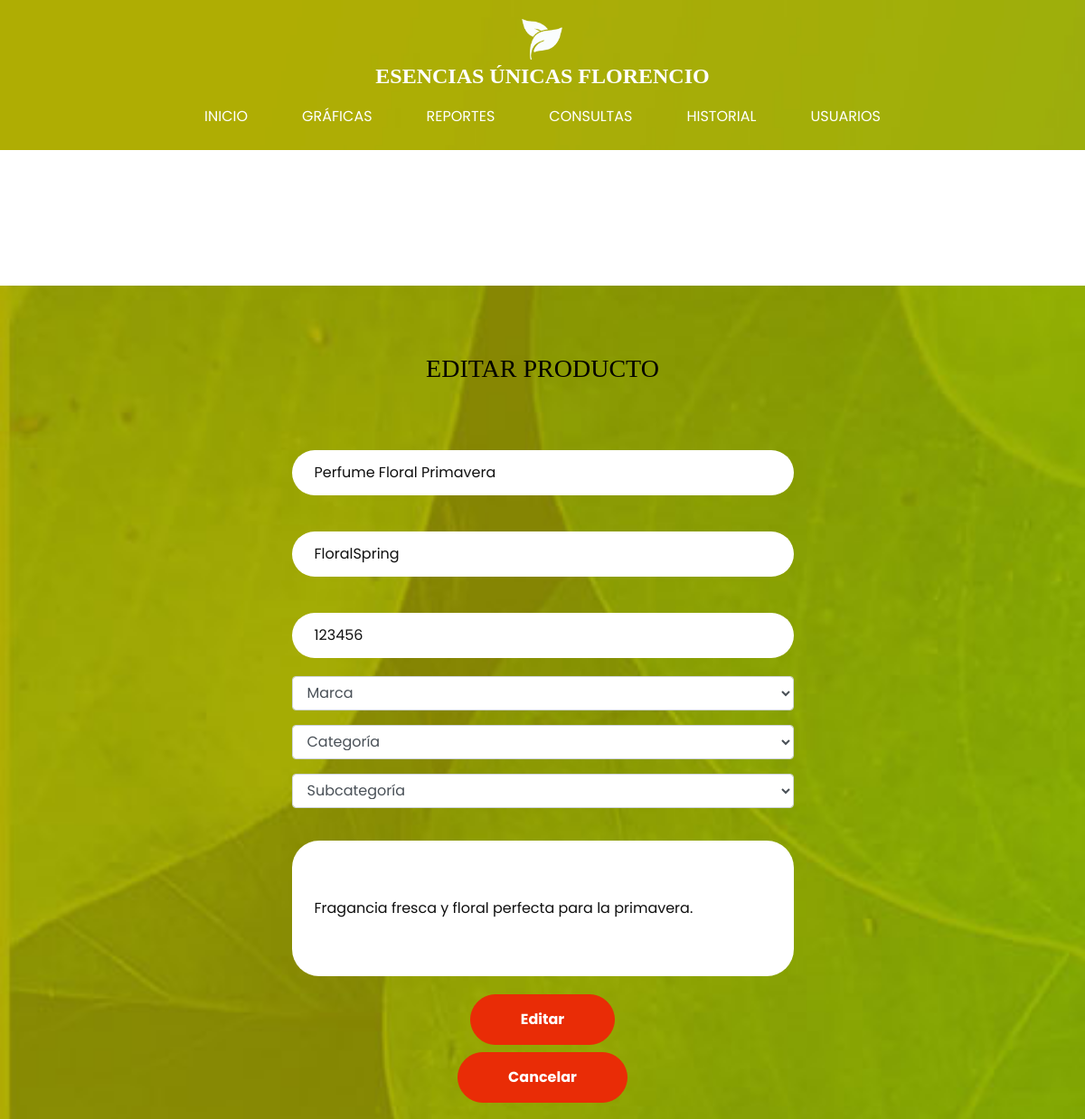
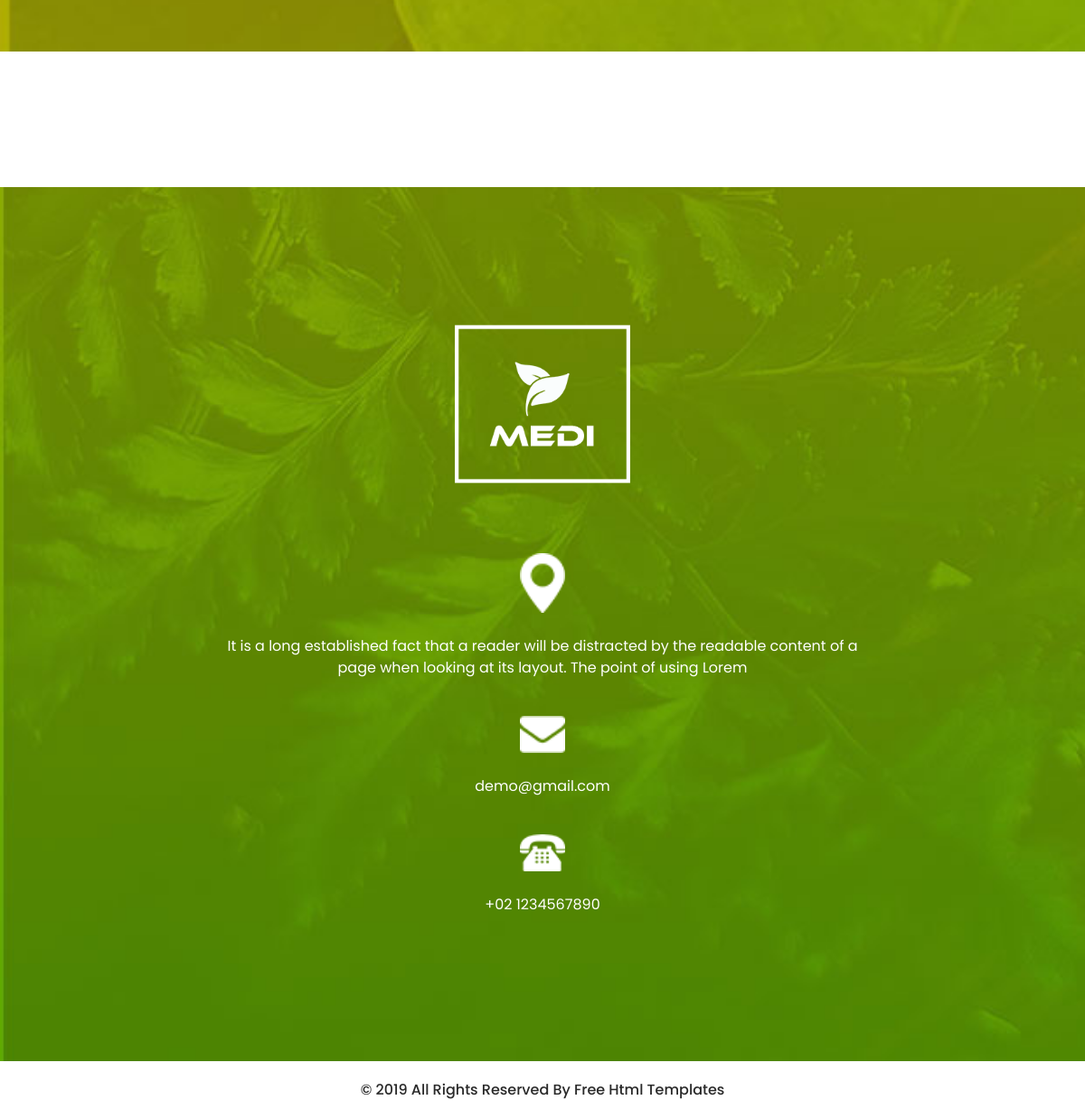
Page /verProducto.php?id=1 on the committed database (2 pictures, top to bottom).
### tables this page shows
CREATE TABLE `productos_t` (
  `ID_PD` int(11) NOT NULL,
  `NOMBRE_PD` varchar(200) DEFAULT NULL,
  `NOMBRE_INTERNO_PD` varchar(200) DEFAULT NULL,
  `DESCRIPCION_PD` varchar(500) DEFAULT NULL,
  `SKU_PD` int(11) DEFAULT NULL,
  `MARCAS_PD` int(11) DEFAULT NULL,
  `CATEGORIA_PD` int(11) DEFAULT NULL,
  `SUBCATEGORIA_PD` int(11) DEFAULT NULL,
  `PRECIO_PD` double DEFAULT NULL,
  `FECHA_ALTA_PD` datetime DEFAULT NULL,
  `ESTATUS_PD` int(11) DEFAULT NULL
);

### verProducto.php (the view, shortened to what this page needs)
<!DOCTYPE html>
<html>
<head>
  <link rel="stylesheet" type="text/css"
    href="https://cdnjs.cloudflare.com/ajax/libs/OwlCarousel2/2.1.3/assets/owl.carousel.min.css" />
  <link rel="stylesheet" type="text/css" href="css/bootstrap.css" />
  <link href="css/style.css" rel="stylesheet" />
  <link href="css/responsive.css" rel="stylesheet" />
</head>
<body class="sub_page">
    <?php
        include 'conn.php';
        $id = $_GET['id'];
        $sql = "SELECT ID_PD, NOMBRE_PD, NOMBRE_INTERNO_PD, MARCAS_PD, DESCRIPCION_PD, SKU_PD FROM PRODUCTOS_T WHERE ID_PD = $id AND ESTATUS_PD = 1";
        $resultado = mysqli_fetch_assoc(mysqli_query($conn, $sql));
    ?>
  <div class="hero_area">
    <header class="header_section">
      <div class="container-fluid">
        <nav class="navbar navbar-expand-lg custom_nav-container pt-3">
          <a class="navbar-brand" href="index.html">
            <img src="images/logo.png" alt="" />
            <span>
              Esencias Únicas Florencio
            </span>
          </a>
          <div class="collapse navbar-collapse" id="navbarSupportedContent">
            <div class="d-flex ml-auto flex-column flex-lg-row align-items-center">
              <ul class="navbar-nav  ">
                <li class="nav-item active">
                  <a class="nav-link" href="inicio.php">Inicio <span class="sr-only">(current)</span></a>
                </li>
                <li class="nav-item">
                  <a class="nav-link" href="graficas.php"> Gráficas </a>
                </li>
                <li class="nav-item">
                  <a class="nav-link" href="reportes.php"> Reportes </a>
                </li>
                <li class="nav-item">
                  <a class="nav-link" href="consultas.php"> Consultas </a>
                </li>
                <li class="nav-item">
                  <a class="nav-link" href="historial.php"> Historial </a>
                </li>
                <li class="nav-item">
                  <a class="nav-link" href="usuarios.php">Usuarios</a>
                </li>
              </ul>
            </div>
          </div>
        </nav>
      </div>
    </header>
  </div>
  <section class="product_section layout_padding">
    </section>
    <section class="contact_section layout_padding">
      <div class="custom_heading-container">
        <h3 class="text-center " style="color: black;">
          EDITAR PRODUCTO
        </h3>
      </div>
      <div class="container layout_padding2-top">
        <div class="row">
          <div class="col-md-6 mx-auto">
            <form action="" method="POST">
            <div>
                <input id="txtNombre" name="txtNombre" type="text" placeholder="Nombre" value="<?php echo "{$resultado['NOMBRE_PD']}";?>">
              </div>
              <div>
                <input id="txtNombreInterno" name="txtNombreInterno" type="text" placeholder="Nombre interno" value="<?php echo "{$resultado['NOMBRE_INTERNO_PD']}";?>">
              </div>
              <div>
                <input id="txtSku" name="txtSku" type="text" placeholder="SKU" value="<?php echo "{$resultado['SKU_PD']}";?>">
              </div>
              <div>
                <select id="txtMarca" name="txtMarca" class="form-control mb-3">
                  <option value="" disabled selected>Marca</option>
                </select>
              </div>
              <div>
                <select id="txtCategoria" name="txtCategoria" class="form-control mb-3">
                  <option value="" disabled selected>Categoría</option>
                </select>
              </div>
              <div>
                <select id="txtSubcategoria" name="txtSubcategoria" class="form-control mb-3">
                  <option value="" disabled selected>Subcategoría</option>
                </select>
              </div>
              <div>
                <input id="txtDescripcion" name="txtDescripcion" type="text" class="message-box" placeholder="Descripción" value="<?php echo "{$resultado['DESCRIPCION_PD']}";?>">
              </div>
              <div class="d-flex justify-content-center mb-2">
                <button type="submit" id="btnAgregar" name="btnAgregar">
                  Editar
                </button>
              </div>
              <div class="d-flex justify-content-center ">
                <button type="submit" id="btnCancelar" name="btnCancelar">
                  Cancelar
                </button>
              </div>
            </form>
          </div>
        </div>
      </div>
    </section>
    <section class="product_section layout_padding">
    </section>
    <?php
      include 'footer.php'
    ?>
</body>
</html>

### css/style.css (style rules this page uses)
h1, h2, h3 { font-family: "Ethnocentric"; }
body { font-family: "poppins", sans-serif; color: #101010; background-color: #ffffff; }
.layout_padding { padding: 75px 0; }
.layout_padding2-top { padding-top: 45px; }
.hero_area { height: 98vh; background-image: url(../images/hero.jpg); background-size: cover; background-attachment: fixed; }
.sub_page .hero_area { height: auto; }
.header_section .container-fluid { padding-right: 25px; padding-left: 25px; }
.custom_nav-container.navbar-expand-lg .navbar-nav .nav-link { padding: 10px 30px; color: #ffffff; text-align: center; text-transform: uppercase; }
a, a:hover, a:focus { text-decoration: none; }
.navbar-brand, .navbar-brand:hover { text-transform: uppercase; font-weight: bold; font-size: 24px; color: #fafcfd; }
.navbar-brand { display: -webkit-box; display: -ms-flexbox; display: flex; -webkit-box-align: center; -ms-flex-align: center; align-items: center; -webkit-box-orient: vertical; -webkit-box-direction: normal; -ms-flex-direction: column; flex-direction: column; align-items: center; margin-right: 0; }
.navbar-brand img { width: 45px; }
.navbar-brand span { font-size: 24px; font-weight: 700; color: #ffffff; font-family: "Ethnocentric"; }
.custom_nav-container { z-index: 99999; padding: 15px 0; -webkit-box-orient: vertical; -webkit-box-direction: normal; -ms-flex-direction: column; flex-direction: column; -webkit-box-align: center; -ms-flex-align: center; align-items: center; }
.contact_section { color: #fff; background: url(../images/contact-bg.jpg); background-size: cover; background-repeat: no-repeat; background-attachment: fixed; }
.contact_section input { width: 100%; border: 0; height: 50px; border-radius: 30px; margin: 20px 0; padding-left: 25px; background-color: #ffffff; outline: none; color: #101010; }
.contact_section input::placeholder { color: #131313; }
.contact_section input.message-box { height: 150px; }
.contact_section button { background-color: #e92c06; padding: 15px 55px; outline: none; border: none; border-radius: 30px; border: 1px solid #e92c06; color: #fff; font-weight: bold; }

### css/responsive.css (style rules this page uses)
@media (min-width: 1200px) { .container { max-width: 1170px; } }

### rows in the picture
productos_t: txtNombre "Perfume Floral Primavera", txtNombreInterno "FloralSpring", txtSku "123456", txtDescripcion "Fragancia fresca y floral perfecta para la primavera."
